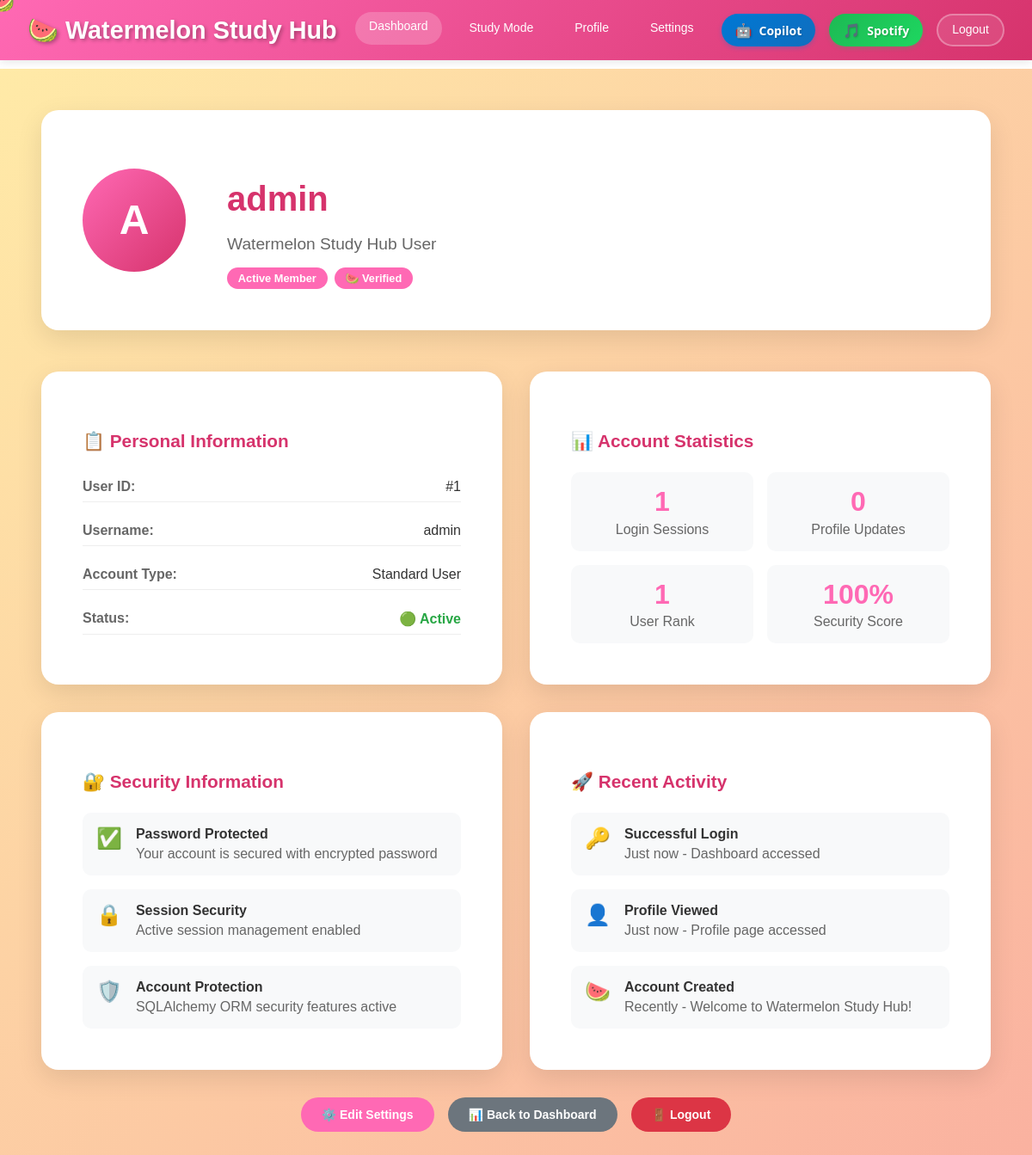
The app's page /profile (signed in) with its own data.
### app.py (models this page shows, shortened)
class User(db.Model):
    id = db.Column(db.Integer, primary_key=True)
    username = db.Column(db.String(100), unique=True, nullable=False)
    password = db.Column(db.String(255), nullable=False)
    streak_count = db.Column(db.Integer, default=0)
    last_activity = db.Column(db.DateTime, default=lambda: datetime.now(timezone.utc))
    total_study_time = db.Column(db.Integer, default=0)  # in minutes
    created_at = db.Column(db.DateTime, default=lambda: datetime.now(timezone.utc))
    notes = db.relationship('Note', backref='user', lazy=True)
    quiz_attempts = db.relationship('QuizAttempt', backref='user', lazy=True)
    study_sessions = db.relationship('StudySession', backref='user', lazy=True)

### app.py (the view)
@app.route("/profile")
def profile():
    if 'user_id' not in session:
        flash("Please login to access your profile")
        return redirect(url_for('home'))
    user = db.session.get(User, session['user_id'])
    return render_template("profile.html", user=user)

### templates/profile.html (shortened to what this page needs)
<!DOCTYPE html>
<html lang="en">
<head>
  <link rel="stylesheet" href="{{ url_for('static', filename='style.css') }}" />
</head>
<body>
   <div class="cursor" id="cursor"></div>
   <header class="navbar">
     <div class="nav-container">
       <div class="nav-brand">
         <h1>🍉 Watermelon Study Hub</h1>
       </div>
       <nav class="nav-menu">
        <a href="/dashboard" class="nav-link active">Dashboard</a>
        <a href="/study-dashboard" class="nav-link">Study Mode</a>
        <a href="/profile" class="nav-link">Profile</a>
        <a href="/settings" class="nav-link">Settings</a>
        <button class="copilot-btn" onclick="openCopilot()" title="Open Microsoft 365 Copilot">
          <span class="copilot-icon">🤖</span>
          <span class="copilot-text">Copilot</span>
        </button>
        <button class="spotify-nav-btn" onclick="openSpotifyApp()" title="Open Spotify">
          <span class="spotify-nav-icon">🎵</span>
          <span class="spotify-nav-text">Spotify</span>
        </button>
        <a href="/logout" class="nav-link logout">Logout</a>
       </nav>
     </div>
   </header>
   <main class="profile-main">
     <div class="profile-container">
       <section class="profile-header">
         <div class="profile-avatar">
           <div class="avatar-circle">
             <span class="avatar-text">{{ user.username[0].upper() }}</span>
           </div>
         </div>
         <div class="profile-info">
           <h1>{{ user.username }}</h1>
             <p class="profile-subtitle">Watermelon Study Hub User</p>
           <div class="profile-badges">
             <span class="badge">Active Member</span>
             <span class="badge">🍉 Verified</span>
           </div>
         </div>
       </section>
       <section class="profile-details">
         <div class="profile-grid">
           <div class="profile-card">
             <h3>📋 Personal Information</h3>
             <div class="info-grid">
               <div class="info-item">
                 <label>User ID:</label>
                 <span>#{{ user.id }}</span>
               </div>
               <div class="info-item">
                 <label>Username:</label>
                 <span>{{ user.username }}</span>
               </div>
               <div class="info-item">
                 <label>Account Type:</label>
                 <span>Standard User</span>
               </div>
               <div class="info-item">
                 <label>Status:</label>
                 <span class="status-active">🟢 Active</span>
               </div>
             </div>
           </div>
           <div class="profile-card">
             <h3>📊 Account Statistics</h3>
             <div class="stats-grid">
               <div class="stat-item">
                 <div class="stat-number">1</div>
                 <div class="stat-label">Login Sessions</div>
               </div>
               <div class="stat-item">
                 <div class="stat-number">0</div>
                 <div class="stat-label">Profile Updates</div>
               </div>
               <div class="stat-item">
                 <div class="stat-number">{{ user.id }}</div>
                 <div class="stat-label">User Rank</div>
               </div>
               <div class="stat-item">
                 <div class="stat-number">100%</div>
                 <div class="stat-label">Security Score</div>
               </div>
             </div>
           </div>
           <div class="profile-card">
             <h3>🔐 Security Information</h3>
             <div class="security-items">
               <div class="security-item">
                 <span class="security-icon">✅</span>
                 <div class="security-info">
                   <strong>Password Protected</strong>
                   <p>Your account is secured with encrypted password</p>
                 </div>
               </div>
               <div class="security-item">
                 <span class="security-icon">🔒</span>
                 <div class="security-info">
                   <strong>Session Security</strong>
                   <p>Active session management enabled</p>
                 </div>
               </div>
               <div class="security-item">
                 <span class="security-icon">🛡️</span>
                 <div class="security-info">
                   <strong>Account Protection</strong>
                   <p>SQLAlchemy ORM security features active</p>
                 </div>
               </div>
             </div>
           </div>
           <div class="profile-card">
             <h3>🚀 Recent Activity</h3>
             <div class="activity-list">
               <div class="activity-item">
                 <span class="activity-icon">🔑</span>
                 <div class="activity-info">
                   <strong>Successful Login</strong>
                   <p>Just now - Dashboard accessed</p>
                 </div>
               </div>
               <div class="activity-item">
                 <span class="activity-icon">👤</span>
                 <div class="activity-info">
                   <strong>Profile Viewed</strong>
                   <p>Just now - Profile page accessed</p>
                 </div>
               </div>
               <div class="activity-item">
                 <span class="activity-icon">🍉</span>
                 <div class="activity-info">
                   <strong>Account Created</strong>
                   <p>Recently - Welcome to Watermelon Study Hub!</p>
                 </div>
               </div>
             </div>
           </div>
         </div>
       </section>
       <section class="profile-actions">
         <a href="/settings" class="action-btn primary">⚙️ Edit Settings</a>
         <a href="/dashboard" class="action-btn secondary">📊 Back to Dashboard</a>
         <a href="/logout" class="action-btn danger">🚪 Logout</a>
       </section>
     </div>
   </main>
</body>
</html>

### records on screen
User: username "A", username "admin", id "1"
